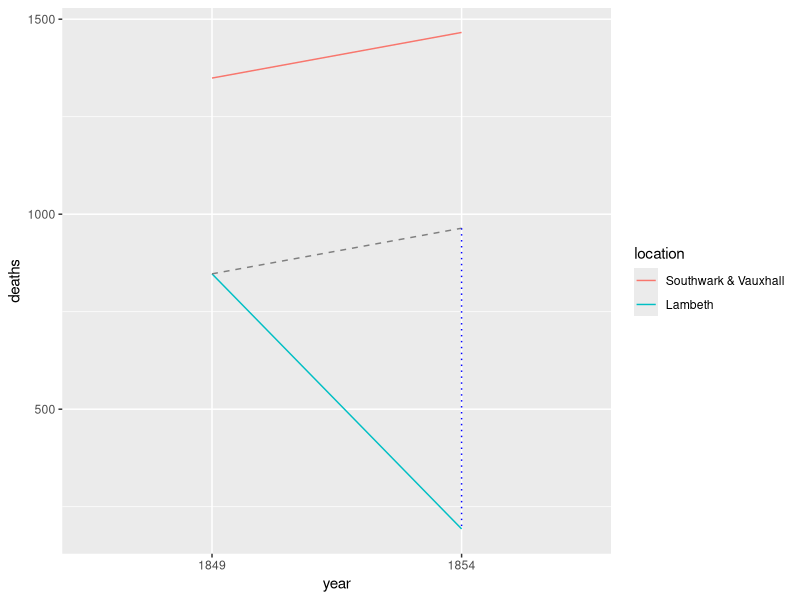

R code for this plot:
## ---- chunk 1
library(tidyverse)
library(broom)

# This way lets you specify tables row-wise (hence t*r*ibble) and is far easier to read
cholera <- tribble(
  ~deaths, ~year, ~location,
  1349,    1849,  "Southwark & Vauxhall",
  847,     1849,  "Lambeth",
  1466,    1854,  "Southwark & Vauxhall",
  193,     1854,  "Lambeth"
) |> 
  mutate(year = factor(year)) |> 
  mutate(location = fct_relevel(location, "Southwark & Vauxhall"))

model <- lm(deaths ~ year + location + year * location, data = cholera)
## ---- chunk 2
tidy(model)
## ---- chunk 3
results <- tidy(model)

before_treatment <- results |> filter(term == "(Intercept)") |> pull(estimate) + 
  results |> filter(term == "locationLambeth") |> pull(estimate)

year_effect <- results |> filter(term == "year1854") |> pull(estimate)

after_treatment <- before_treatment + year_effect

dd_effect <- results |> filter(term == "year1854:locationLambeth") |> pull(estimate)

ggplot(cholera, aes(x = year, 
                    y = deaths, 
                    color = location)) + 
  geom_line(aes(group = location)) +
  annotate(geom = "segment", x = "1849", xend = "1854",
           y = before_treatment, yend = before_treatment + year_effect,
           linetype = "dashed", color = "grey50") +
  annotate(geom = "segment", x = "1854", xend = "1854",
           y = after_treatment, yend = before_treatment + year_effect + dd_effect,
           linetype = "dotted", color = "blue")
